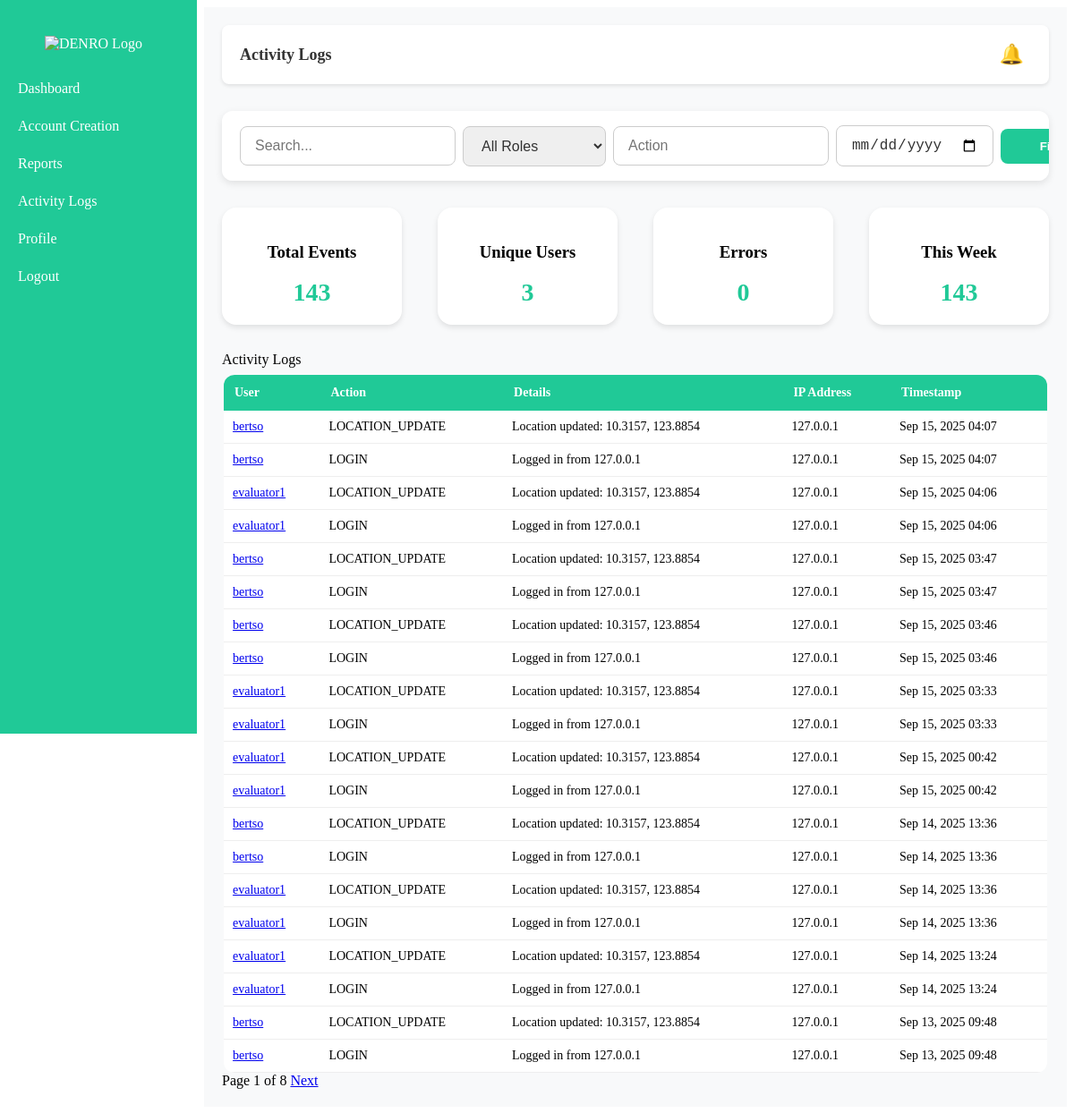
Page /penro/activity-logs/ (signed in) on the committed database.
### DENRO/models.py (models this page shows, shortened)
class ActivityLog(models.Model):
    user        = models.ForeignKey(
        settings.AUTH_USER_MODEL,              # ✅ use the string via settings
        on_delete=models.SET_NULL,
        null=True, blank=True,
        related_name="activity_logs",
    )
    action      = models.CharField(max_length=16, choices=ActivityAction.choices)
    details     = models.TextField(blank=True, null=True)
    ip_address  = models.GenericIPAddressField(blank=True, null=True)
    created_at  = models.DateTimeField(auto_now_add=True)
    class Meta:
        ordering = ["-created_at"]
        indexes = [
            models.Index(fields=["-created_at"]),
            models.Index(fields=["action"]),
            models.Index(fields=["user"]),
        ]

class User(AbstractUser):
    class RoleChoices(models.TextChoices):
        SUPER_ADMIN = "SUPER_ADMIN", "Super Admin"
        ADMIN = "ADMIN", "Admin"
        PENRO = "PENRO", "PENRO"
        CENRO = "CENRO", "CENRO"
        EVALUATOR = "EVALUATOR", "Evaluator"
    email = models.EmailField()
    role = models.CharField(
        max_length=20, choices=RoleChoices.choices, default=RoleChoices.ADMIN
    )
    is_approved = models.BooleanField(default=False)
    is_rejected = models.BooleanField(default=False)
    is_deactivated = models.BooleanField(default=False)
    gender = models.CharField(max_length=10, choices=[('Male', 'Male'), ('Female', 'Female')], blank=True, null=True)
    phone_number = models.CharField(max_length=20, blank=True, null=True)
    region = models.CharField(max_length=100, blank=True, null=True)
    profile_pic = models.CharField(max_length=255, blank=True, null=True)
    id_number = models.CharField(max_length=50, blank=True, null=True, unique=True)

### DENRO/views.py (the view)
# urls.py: path("penro/activity-logs/", views.penro_activity_logs, name="penro_activity_logs"),
@login_required
def penro_activity_logs(request):
    notifications, unread_count = get_unread_notifications(request)
    logs_qs = ActivityLog.objects.filter(user__role__in=['CENRO', 'EVALUATOR']).select_related("user").order_by("-created_at")
    q = request.GET.get("q")
    role = request.GET.get("role")
    action = request.GET.get("action")
    dfrom = request.GET.get("from")
    dto = request.GET.get("to")
    if q:
        logs_qs = logs_qs.filter(
            Q(user__username__icontains=q) | Q(details__icontains=q) | Q(action__icontains=q)
        )
    if role:
        logs_qs = logs_qs.filter(user__role=role)
    if action:
        logs_qs = logs_qs.filter(action=action)
    if dfrom:
        logs_qs = logs_qs.filter(created_at__date__gte=dfrom)
    if dto:
        logs_qs = logs_qs.filter(created_at__date__lte=dto)
    paginator = Paginator(logs_qs, 20)
    page_obj = paginator.get_page(request.GET.get("page") or 1)
    metrics = {
        "total_events": logs_qs.count(),
        "unique_users": logs_qs.values("user_id").distinct().count(),
        "errors": logs_qs.filter(action="ERROR").count(),
        "this_week": logs_qs.filter(created_at__gte=now() - timedelta(days=7)).count(),
    }
    total_events_breakdown = dict(logs_qs.values_list("action").annotate(c=Count("id")))
    unique_user_ids = logs_qs.values("user_id").distinct()
    unique_users_breakdown = dict(
        logs_qs.filter(user_id__in=[u["user_id"] for u in unique_user_ids])
        .values_list("action")
        .annotate(c=Count("id"))
    )
    errors_breakdown = dict(
        logs_qs.filter(action="ERROR").values_list("details").annotate(c=Count("id"))
    )
    this_week_qs = logs_qs.filter(created_at__gte=now() - timedelta(days=7))
    this_week_breakdown = dict(this_week_qs.values_list("action").annotate(c=Count("id")))
    context = {
        "logs": page_obj.object_list,
        "page_obj": page_obj,
        "metrics": metrics,
        "action_counts_json": json.dumps(total_events_breakdown),
        "popup_data": {
            "total_events": total_events_breakdown,
            "unique_users": unique_users_breakdown,
            "errors": errors_breakdown,
            "this_week": this_week_breakdown,
        },
        "notifications": notifications,
        "unread_count": unread_count,
    }
    return render(request, "PENRO/PENRO_activitylogs.html", context)

### DENRO/context_processors.py (called while the page is built)
def _normalize_role(raw: Any) -> str:
    if raw is None:
        return ""
    text = str(raw).upper()
    return re.sub(r"[^A-Z]", "", text)

### DENRO/views.py (called while the page is built)
def get_unread_notifications(request):
    notifications = Notification.objects.filter(user=request.user, is_read=False).order_by("-created_at")
    return notifications, notifications.count()

### DENRO/templates/PENRO/PENRO_activitylogs.html (shortened to what this page needs)
{% load static %}
<!DOCTYPE html>
<html lang="en">
<head>
    <link rel="stylesheet" href="{% static 'styles/dashboard.css' %}">
    <link rel="stylesheet" href="{% static 'styles/sidebar.css' %}">
</head>
<body>
    {% include 'includes/sidenav/sidenav_penro.html' %}
    <div class="content">
        <div class="top-bar">
            <h2>Activity Logs</h2>
            <div class="notification">
                <button id="notifBtn" class="bell-btn">
                    🔔
                </button>
            </div>
        </div>
        <div class="filters">
            <form method="get">
                <input type="text" name="q" placeholder="Search..." value="{{ request.GET.q }}">
                <select name="role">
                    <option value="">All Roles</option>
                </select>
                <input type="text" name="action" placeholder="Action" value="{{ request.GET.action }}">
                <input type="date" name="from" value="{{ request.GET.from }}">
                <button type="submit">Filter</button>
            </form>
        </div>
        <div class="cards">
            <div class="card"><h3>Total Events</h3><p>{{ metrics.total_events }}</p></div>
            <div class="card"><h3>Unique Users</h3><p>{{ metrics.unique_users }}</p></div>
            <div class="card"><h3>Errors</h3><p>{{ metrics.errors }}</p></div>
            <div class="card"><h3>This Week</h3><p>{{ metrics.this_week }}</p></div>
        </div>
        <div class="section-title">Activity Logs</div>
        <div class="table-wrap">
            <table>
                <thead>
                    <tr>
                        <th>User</th>
                        <th>Action</th>
                        <th>Details</th>
                        <th>IP Address</th>
                        <th>Timestamp</th>
                    </tr>
                </thead>
                <tbody>
                    {% for log in logs %}
                    <tr>
                        <td>
                            <a href="#" class="user-link" data-user-id="{{ log.user.id }}">
                                {{ log.user.username }}
                            </a>
                        </td>
                        <td>{{ log.action }}</td>
                        <td>{{ log.details }}</td>
                        <td>{{ log.ip_address }}</td>
                        <td>{{ log.created_at|date:"M d, Y H:i" }}</td>
                    </tr>
                    {% empty %}
                    <tr>
                        <td colspan="5">No logs found</td>
                    </tr>
                    {% endfor %}
                </tbody>
            </table>
        </div>
        <div class="pagination">
            <span>Page {{ page_obj.number }} of {{ page_obj.paginator.num_pages }}</span>
            {% if page_obj.has_next %}
                <a href="?page={{ page_obj.next_page_number }}{% for key,value in request.GET.items %}{% if key != 'page' %}&{{ key }}={{ value }}{% endif %}{% endfor %}">Next</a>
            {% endif %}
        </div>
    </div>
</body>
</html>

### DENRO/static/styles/dashboard.css (style rules this page uses)
:root { --main-bg: #19c59f; --color-text: #0a3b30; --color-text-light: #0d5145; --color-accent: #0a3b30; --panel: #d8f7ec; --panel-2: #e8f4ef; --radius: 14px; --left-strip: 240px; }

### DENRO/static/styles/sidebar.css (style rules this page uses)
.content { margin-left: 220px; padding: 20px; background: #f8f9fa; min-height: 100vh; }
.filters { background: white; padding: 16px 20px; border-radius: 12px; box-shadow: 0 3px 8px rgba(0,0,0,0.1); max-width: 920px; margin: 0 auto 30px; display: flex; flex-wrap: nowrap; gap: 8px; align-items: center; justify-content: flex-start; overflow-x: auto; scrollbar-width: thin; scrollbar-color: #20c997 #f1f1f1; }
.filters form { display: flex; flex-wrap: nowrap; gap: 8px; width: 100%; align-items: center; min-width: max-content; }
.filters input[type="text"], .filters input[type="date"], .filters select { padding: 12px 16px; border: 1px solid #ccc; border-radius: 8px; font-size: 16px; color: #333; min-width: 160px; transition: border-color 0.2s ease; box-sizing: border-box; }
.filters button[type="submit"] { background-color: #20c997; color: white; border: none; padding: 12px 24px; border-radius: 8px; font-weight: 600; cursor: pointer; transition: background-color 0.3s ease; min-width: 120px; white-space: nowrap; }
.top-bar { display: flex; justify-content: space-between; align-items: center; background: #ffffff; padding: 12px 20px; border-radius: 8px; box-shadow: 0 2px 4px rgba(0,0,0,0.1); margin-bottom: 30px; }
.top-bar h2 { margin: 0; font-size: 18px; font-weight: 600; color: #333; }
.notification { position: relative; }
.bell-btn { background: none; border: none; font-size: 22px; cursor: pointer; color: #20c997; }
.cards { display: grid; grid-template-columns: repeat(auto-fit, minmax(200px, 1fr)); gap: 40px; margin: 0 auto 30px; max-width: 1000px; }
.card { background: white; padding: 20px; border-radius: 16px; text-align: center; box-shadow: 0 3px 6px rgba(0, 0, 0, 0.1); }
.card p { font-size: 28px; font-weight: bold; color: #20c997; margin: 0; }
.table-wrap { max-width: 920px; margin: 0 auto; }
table { width: 100%; border-collapse: collapse; margin-top: 8px; background: white; border-radius: 12px; overflow: hidden; }
th { background: #20c997; color: white; padding: 12px; text-align: left; font-weight: 600; font-size: 14px; }
td { padding: 10px; border-bottom: 1px solid #eee; font-size: 14px; }

### DENRO/templates/PENRO/PENRO_activitylogs.html (style rules this page uses)
.notification { position: relative; display: inline-block; }
.bell-btn { background-color: transparent; border: none; cursor: pointer; font-size: 22px; position: relative; padding: 8px; border-radius: 4px; transition: background-color 0.3s ease; }

### rows in the picture
ActivityLog: user.username "bertso", action "LOCATION_UPDATE", details "Location updated: 10.3157, 123.8854", ip_address "127.0.0.1", created_at "Sep 15, 2025 04:07"
ActivityLog: user.username "bertso", action "LOGIN", details "Logged in from 127.0.0.1", ip_address "127.0.0.1", created_at "Sep 15, 2025 04:07"
ActivityLog: user.username "evaluator1", action "LOCATION_UPDATE", details "Location updated: 10.3157, 123.8854", ip_address "127.0.0.1", created_at "Sep 15, 2025 04:06"
ActivityLog: user.username "evaluator1", action "LOGIN", details "Logged in from 127.0.0.1", ip_address "127.0.0.1", created_at "Sep 15, 2025 04:06"
ActivityLog: user.username "bertso", action "LOCATION_UPDATE", details "Location updated: 10.3157, 123.8854", ip_address "127.0.0.1", created_at "Sep 15, 2025 03:47"
ActivityLog: user.username "bertso", action "LOGIN", details "Logged in from 127.0.0.1", ip_address "127.0.0.1", created_at "Sep 15, 2025 03:47"
ActivityLog: user.username "bertso", action "LOCATION_UPDATE", details "Location updated: 10.3157, 123.8854", ip_address "127.0.0.1", created_at "Sep 15, 2025 03:46"
ActivityLog: user.username "bertso", action "LOGIN", details "Logged in from 127.0.0.1", ip_address "127.0.0.1", created_at "Sep 15, 2025 03:46"
ActivityLog: user.username "evaluator1", action "LOCATION_UPDATE", details "Location updated: 10.3157, 123.8854", ip_address "127.0.0.1", created_at "Sep 15, 2025 03:33"
ActivityLog: user.username "evaluator1", action "LOGIN", details "Logged in from 127.0.0.1", ip_address "127.0.0.1", created_at "Sep 15, 2025 03:33"
ActivityLog: user.username "evaluator1", action "LOCATION_UPDATE", details "Location updated: 10.3157, 123.8854", ip_address "127.0.0.1", created_at "Sep 15, 2025 00:42"
ActivityLog: user.username "evaluator1", action "LOGIN", details "Logged in from 127.0.0.1", ip_address "127.0.0.1", created_at "Sep 15, 2025 00:42"
ActivityLog: user.username "bertso", action "LOCATION_UPDATE", details "Location updated: 10.3157, 123.8854", ip_address "127.0.0.1", created_at "Sep 14, 2025 13:36"
ActivityLog: user.username "bertso", action "LOGIN", details "Logged in from 127.0.0.1", ip_address "127.0.0.1", created_at "Sep 14, 2025 13:36"
ActivityLog: user.username "evaluator1", action "LOCATION_UPDATE", details "Location updated: 10.3157, 123.8854", ip_address "127.0.0.1", created_at "Sep 14, 2025 13:36"
ActivityLog: user.username "evaluator1", action "LOGIN", details "Logged in from 127.0.0.1", ip_address "127.0.0.1", created_at "Sep 14, 2025 13:36"
ActivityLog: user.username "evaluator1", action "LOCATION_UPDATE", details "Location updated: 10.3157, 123.8854", ip_address "127.0.0.1", created_at "Sep 14, 2025 13:24"
ActivityLog: user.username "evaluator1", action "LOGIN", details "Logged in from 127.0.0.1", ip_address "127.0.0.1", created_at "Sep 14, 2025 13:24"
ActivityLog: user.username "bertso", action "LOCATION_UPDATE", details "Location updated: 10.3157, 123.8854", ip_address "127.0.0.1", created_at "Sep 13, 2025 09:48"
ActivityLog: user.username "bertso", action "LOGIN", details "Logged in from 127.0.0.1", ip_address "127.0.0.1", created_at "Sep 13, 2025 09:48"

### other values in the picture
{{ metrics.total_events }} "143"
{{ metrics.unique_users }} "3"
{{ metrics.errors }} "0"
{{ metrics.this_week }} "143"
{{ page_obj.number }} "1"
{{ page_obj.paginator.num_pages }} "8"
